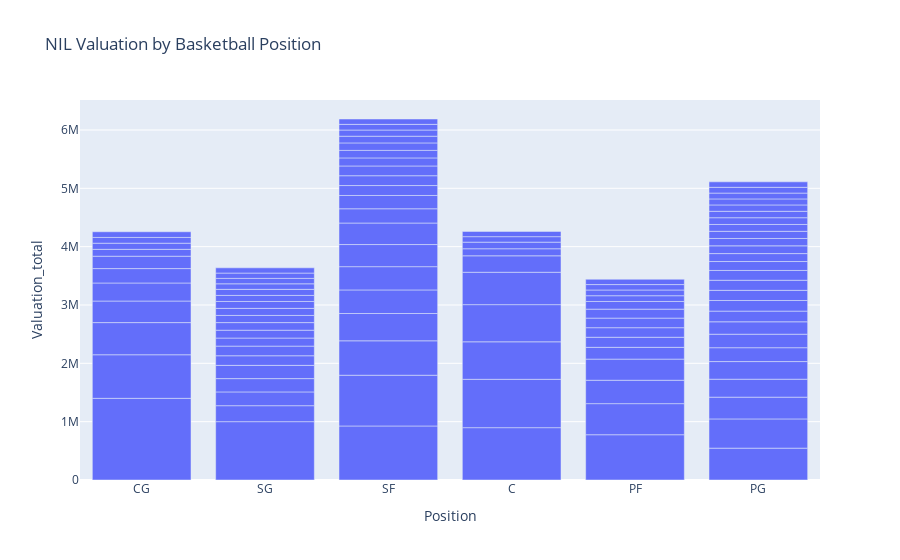

Notebook code cell kept with this figure:
### Code cell
plot5

### Figure 1 — Plotly figure (JSON) as saved in the notebook; plotly's stock layout.template omitted (floating-point values rounded to 4 significant figures)
{"data": [{"alignmentgroup": "True", "hovertemplate": "Position=%{x}<br>Valuation_total=%{y}<extra></extra>", "legendgroup": "", "marker": {"color": "#636efa", "pattern": {"shape": ""}}, "name": "", "offsetgroup": "", "orientation": "v", "showlegend": false, "textposition": "auto", "type": "bar", "x": ["CG", "SG", "SF", "C", "SF", "C", "PF", "CG", "C", "C", "SF", "C", "CG", "PG", "PF", "PG", "SF", "SF", "PF", "SF", "SF", "PG", "CG", "SF", "PF", "CG", "PG", "PG", "C", "SG", "CG", "SF", "PG", "SG", "PG", "SG", "SF", "SG", "PG", "CG", "PF", "PG", "PG", "PG", "PF", "PG", "SF", "SF", "PG", "SF", "SG", "SG", "PF", "PF", "PF", "PG", "SF", "SG", "PG", "SG", "PG", "PF", "SG", "SF", "SF", "PG", "SG", "PG", "C", "SG", "CG", "SG", "PG", "PG", "SF", "C", "PG", "PG", "SF", "CG", "SG", "SG", "PG", "PG", "PG", "PF", "CG", "PF", "CG", "SF", "SG", "PG", "C", "PF", "SG", "SF", "SG", "PF", "SG", "C"], "xaxis": "x", "y": [1400000, 1000000, 926000, 897000, 870000, 829000, 776000, 747000, 643000, 637000, 590000, 555000, 551000, 546000, 533000, 501000, 468000, 404000, 401000, 399000, 379000, 373000, 370000, 369000, 362000, 309000, 308000, 302000, 282000, 274000, 247000, 244000, 238000, 236000, 231000, 228000, 228000, 227000, 213000, 212000, 202000, 183000, 182000, 174000, 173000, 173000, 170000, 169000, 168000, 167000, 165000, 165000, 164000, 164000, 154000, 153000, 138000, 138000, 136000, 135000, 133000, 131000, 130000, 129000, 128000, 126000, 123000, 123000, 121000, 121000, 118000, 118000, 117000, 116000, 115000, 113000, 110000, 109000, 106000, 105000, 104000, 104000, 103000, 100000, 99000, 99000, 99000, 98000, 97000, 97000, 95000, 94000, 94000, 93000, 93000, 92000, 91000, 91000, 90000, 90000], "yaxis": "y"}], "layout": {"barmode": "relative", "legend": {"tracegroupgap": 0}, "title": {"text": "NIL Valuation by Basketball Position"}, "xaxis": {"anchor": "y", "domain": [0, 1], "title": {"text": "Position"}}, "yaxis": {"anchor": "x", "domain": [0, 1], "title": {"text": "Valuation_total"}}}}
